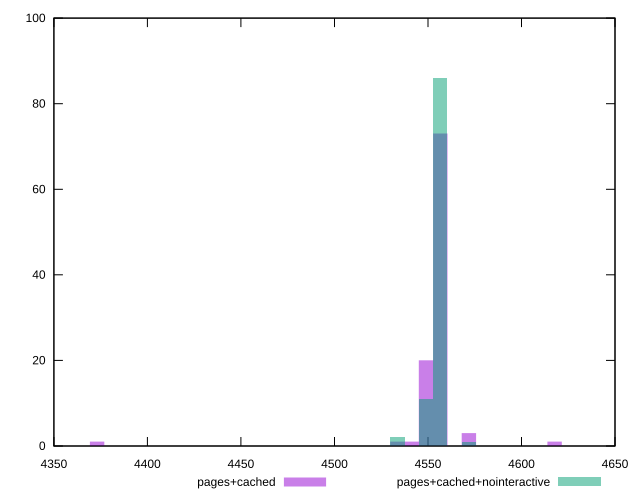

Generate this figure with gnuplot:
reset
set terminal svg size 640, 500 enhanced background rgb 'white'
set output "report_00007_2020-12-11T15:55:29.892Z/unused-javascript/comparison/histogram/2_vs_3.svg"

$pagesCached <<EOF
4373.057630739768 1
4548.897360647136 20
4617.704211480454 1
4556.542566295283 73
4571.832977591575 3
4541.25215499899 1
4533.606949350843 1
EOF

$pagesCachedNointeractive <<EOF
4556.542566295283 86
4548.897360647136 11
4533.606949350843 2
4571.832977591575 1
EOF

set key outside below
set boxwidth 7.645205648146447
set yrange [0:100]
set style fill transparent solid 0.5 noborder

plot \
  $pagesCached title "pages+cached" with boxes, \
  $pagesCachedNointeractive title "pages+cached+nointeractive" with boxes, \


reset
